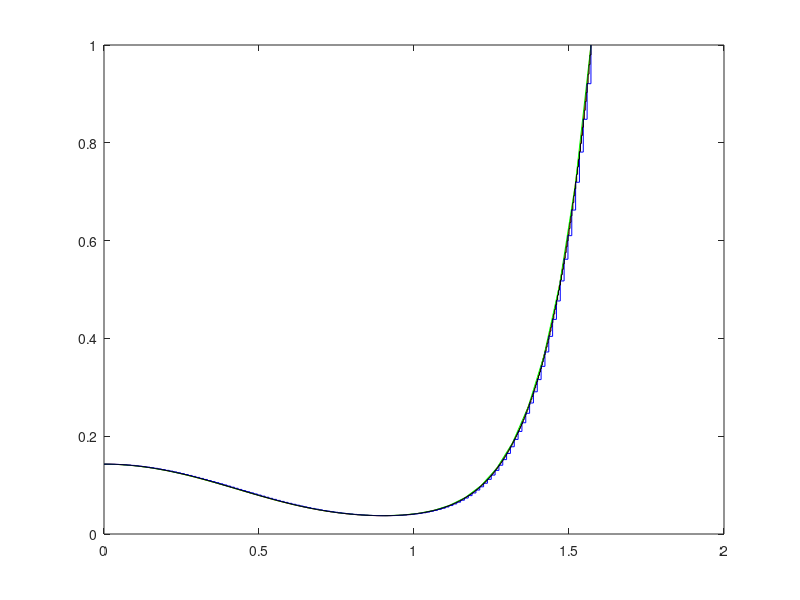

This chart was generated by the following MATLAB code:
x0 = 0 : pi / 1000 : pi / 2

n1 = 1
n2 = 3 ./ 4

eta = n1 ./ n2
y0 = (eta + (cos(x0)) .^ 2 - 1 - cos(x0)) ./ (2 .* ((eta + (cos(x0)) .^ 2 - 1 + cos(x0)))) .* (1 + ((cos(x0) .* (eta + (cos(x0)) .^ 2 - 1 + cos(x0)) -1) .^ 2) ./ ((cos(x0) .* (eta + (cos(x0)) .^ 2 - 1 - cos(x0)) +1) .^ 2))
 
x1 = linspace(0, pi / 2, 32)
y1 = (eta + (cos(x1)) .^ 2 - 1 - cos(x1)) ./ (2 .* ((eta + (cos(x1)) .^ 2 - 1 + cos(x1)))) .* (1 + ((cos(x1) .* (eta + (cos(x1)) .^ 2 - 1 + cos(x1)) -1) .^ 2) ./ ((cos(x1) .* (eta + (cos(x1)) .^ 2 - 1 - cos(x1)) +1) .^ 2))

[xa, ya] = stairs(x1, y1)

x2 = linspace(0, pi / 2, 128)
y2 = (eta + (cos(x2)) .^ 2 - 1 - cos(x2)) ./ (2 .* ((eta + (cos(x2)) .^ 2 - 1 + cos(x2)))) .* (1 + ((cos(x2) .* (eta + (cos(x2)) .^ 2 - 1 + cos(x2)) -1) .^ 2) ./ ((cos(x2) .* (eta + (cos(x2)) .^ 2 - 1 - cos(x2)) +1) .^ 2))

[xb, yb] = stairs(x2, y2)

x3 = linspace(0, pi / 2, 512)
y3 = (eta + (cos(x3)) .^ 2 - 1 - cos(x3)) ./ (2 .* ((eta + (cos(x3)) .^ 2 - 1 + cos(x3)))) .* (1 + ((cos(x3) .* (eta + (cos(x3)) .^ 2 - 1 + cos(x3)) -1) .^ 2) ./ ((cos(x3) .* (eta + (cos(x3)) .^ 2 - 1 - cos(x3)) +1) .^ 2))

[xc, yc] = stairs(x3, y3)

plot(x0, y0, 'r', x1, y1, 'g', xb, yb, 'b', xc, yc, 'k');